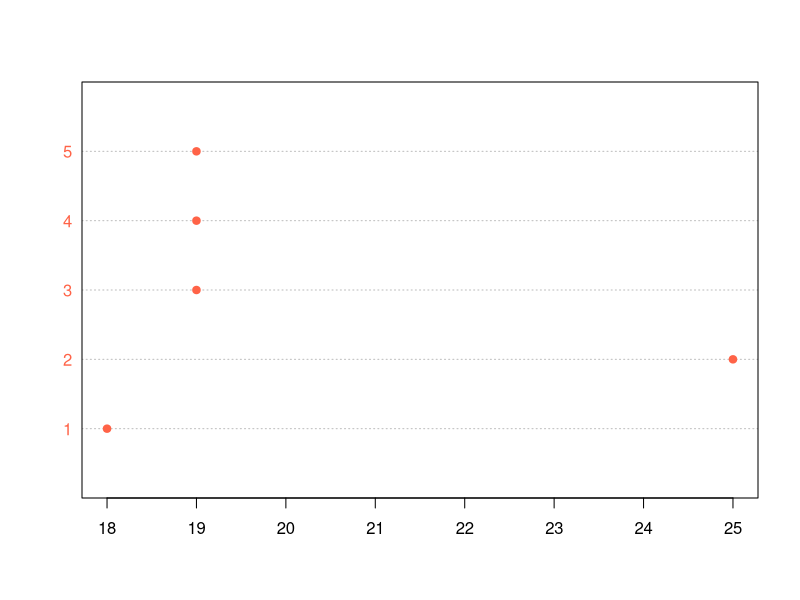

This chart was generated by the following R code:
set.seed(98765)
x <- sample(1:5, size = 100, replace = TRUE)

freqs <- table(x)

png("plots/03-dotchart.png")
dotchart(freqs, las = 1, col = "tomato", pch = 19)
dev.off()
